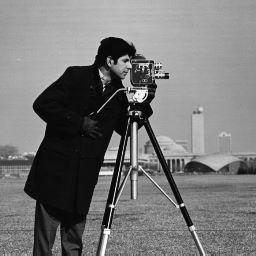
#> input picture sobel_edge_filter/input.jpg, 256 x 256 px
$ python run_conv_cpu.py
#> lines starting #> are read from the running program, lines starting #| are printed output that depends on the picture
import numpy as np
from PIL import Image
import subprocess
import os

# =========================
# Config
# =========================
IMAGE_FILE = "input.jpg"
IMAGE_TXT = "image.txt"
KERNEL_X_TXT = "kernel_x.txt"
KERNEL_Y_TXT = "kernel_y.txt"
OUT_X_TXT = "out_x.txt"
OUT_Y_TXT = "out_y.txt"
OUT_IMG = "edges.png"
EXEC = "./conv_cpu"

# =========================
# Helper: write image txt
# =========================
img = Image.open(IMAGE_FILE).convert("L")
#> img is the input picture: PIL image 256x256 L; min 0, max 255, mean 118.7
img_arr = np.array(img, dtype=np.uint32)
M = img_arr.shape[0]
#> M = 256

with open(IMAGE_TXT, "w") as f:
    f.write(f"{M}\n")
    for row in img_arr:
        f.write(" ".join(map(str, row)) + "\n")

print("Image written to image.txt")

# =========================
# Sobel kernels
# =========================
sobel_x = np.array([
    [-1, 0, 1],
    [-2, 0, 2],
    [-1, 0, 1]
], dtype=np.int32)

sobel_y = np.array([
    [-1, -2, -1],
    [ 0,  0,  0],
    [ 1,  2,  1]
], dtype=np.int32)

def write_kernel(kernel, filename):
#> called with kernel = array of shape (3, 3), filename = 'kernel_x.txt'
    N = kernel.shape[0]
    with open(filename, "w") as f:
        f.write(f"{N}\n")
        for row in kernel:
            f.write(" ".join(map(str, row)) + "\n")

write_kernel(sobel_x, KERNEL_X_TXT)
write_kernel(sobel_y, KERNEL_Y_TXT)

print("Sobel kernels written")

# =========================
# Run C convolution
# =========================
subprocess.run([EXEC, IMAGE_TXT, KERNEL_X_TXT, OUT_X_TXT], check=True)
#> (this line was passed over: subprocess is not available in this run)
subprocess.run([EXEC, IMAGE_TXT, KERNEL_Y_TXT, OUT_Y_TXT], check=True)
#> (this line was passed over: subprocess is not available in this run)

print("C convolution finished for X and Y")

# =========================
# Read output txt
# =========================
def read_output(txt_file):
#> called with txt_file = 'out_x.txt'
    with open(txt_file, "r") as f:
#> (reads sobel_edge_filter/out_x.txt from the repository)
        lines = f.readlines()
    M = int(lines[0].strip())
    data = []
    for line in lines[1:]:
        data.append(list(map(float, line.split())))
    return np.array(data, dtype=np.float32)

Gx = read_output(OUT_X_TXT)
Gy = read_output(OUT_Y_TXT)
#> (reads sobel_edge_filter/out_y.txt from the repository)

# =========================
# Gradient magnitude
# =========================
G = np.sqrt(Gx**2 + Gy**2)

# Normalize
G = G - G.min()
G = G / G.max()

# Threshold (key!)
threshold = 0.25
edges = (G > threshold).astype(np.uint8) * 255

# =========================
# Save result
# =========================
Image.fromarray(edges).save(OUT_IMG)
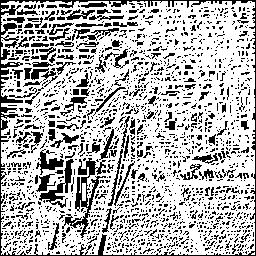
#> saved as edges.png: PIL image 256x256 L; 70.8% white; black in thin lines or dots
print(f"Final edge map saved to {OUT_IMG}")
